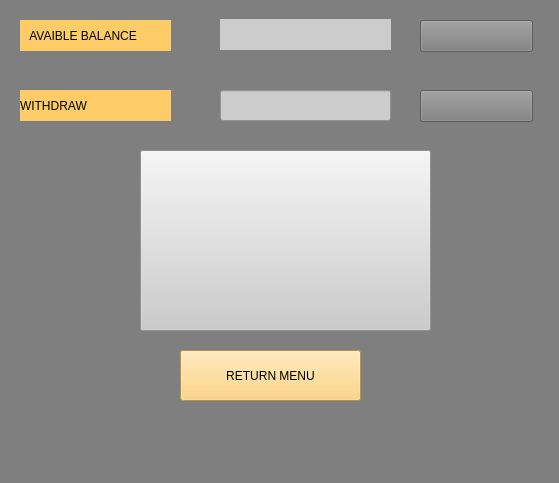
<?xml version="1.0" encoding="UTF-8"?>
<ui version="4.0">
 <class>withdrawScreen</class>
 <widget class="QMainWindow" name="withdrawScreen">
  <property name="geometry">
   <rect>
    <x>0</x>
    <y>0</y>
    <width>559</width>
    <height>483</height>
   </rect>
  </property>
  <property name="windowTitle">
   <string>withdraw</string>
  </property>
  <property name="styleSheet">
   <string notr="true">background-color: rgb(127, 127, 127);</string>
  </property>
  <widget class="QWidget" name="centralwidget">
   <widget class="QPushButton" name="return3_button">
    <property name="geometry">
     <rect>
      <x>180</x>
      <y>350</y>
      <width>181</width>
      <height>51</height>
     </rect>
    </property>
    <property name="styleSheet">
     <string notr="true">background-color: rgb(254, 204, 102);</string>
    </property>
    <property name="text">
     <string>RETURN MENU</string>
    </property>
    <property name="icon">
     <iconset>
      <normaloff>../gümüst/icons/reply.png</normaloff>
      <normalon>../../gümüst/icons/icns/reply.png</normalon>../gümüst/icons/reply.png</iconset>
    </property>
    <property name="iconSize">
     <size>
      <width>50</width>
      <height>50</height>
     </size>
    </property>
   </widget>
   <widget class="QLabel" name="witdraw_label">
    <property name="geometry">
     <rect>
      <x>20</x>
      <y>90</y>
      <width>151</width>
      <height>31</height>
     </rect>
    </property>
    <property name="styleSheet">
     <string notr="true">background-color: rgb(254, 204, 102);</string>
    </property>
    <property name="text">
     <string>WITHDRAW</string>
    </property>
   </widget>
   <widget class="QPushButton" name="exit_button">
    <property name="geometry">
     <rect>
      <x>420</x>
      <y>20</y>
      <width>113</width>
      <height>32</height>
     </rect>
    </property>
    <property name="styleSheet">
     <string notr="true">background-color: rgb(127, 127, 127);</string>
    </property>
    <property name="text">
     <string/>
    </property>
    <property name="icon">
     <iconset>
      <normaloff>../../gümüst/icons/icns/Küçük indir (4) .png</normaloff>../../gümüst/icons/icns/Küçük indir (4) .png</iconset>
    </property>
    <property name="iconSize">
     <size>
      <width>100</width>
      <height>50</height>
     </size>
    </property>
   </widget>
   <widget class="QLineEdit" name="withdraw_edit">
    <property name="geometry">
     <rect>
      <x>220</x>
      <y>90</y>
      <width>171</width>
      <height>31</height>
     </rect>
    </property>
    <property name="styleSheet">
     <string notr="true">background-color: rgb(204, 204, 204);</string>
    </property>
    <property name="text">
     <string/>
    </property>
   </widget>
   <widget class="QLabel" name="avaible_label">
    <property name="geometry">
     <rect>
      <x>20</x>
      <y>20</y>
      <width>151</width>
      <height>31</height>
     </rect>
    </property>
    <property name="styleSheet">
     <string notr="true">font: 14pt &quot;.AppleSystemUIFont&quot;;
background-color: rgb(254, 204, 102);</string>
    </property>
    <property name="text">
     <string>   AVAIBLE BALANCE</string>
    </property>
   </widget>
   <widget class="QPushButton" name="enter_button">
    <property name="geometry">
     <rect>
      <x>420</x>
      <y>90</y>
      <width>113</width>
      <height>32</height>
     </rect>
    </property>
    <property name="text">
     <string/>
    </property>
    <property name="icon">
     <iconset>
      <normaloff>../gümüst/icons/Küçük images (1) .png</normaloff>
      <normalon>../../gümüst/icons/icns/Küçük images (1) .png</normalon>../gümüst/icons/Küçük images (1) .png</iconset>
    </property>
    <property name="iconSize">
     <size>
      <width>100</width>
      <height>70</height>
     </size>
    </property>
   </widget>
   <widget class="QLabel" name="balance3_label">
    <property name="geometry">
     <rect>
      <x>220</x>
      <y>19</y>
      <width>171</width>
      <height>31</height>
     </rect>
    </property>
    <property name="styleSheet">
     <string notr="true">background-color: rgb(204, 204, 204);</string>
    </property>
    <property name="text">
     <string/>
    </property>
   </widget>
   <widget class="QPushButton" name="messsage2_button">
    <property name="geometry">
     <rect>
      <x>140</x>
      <y>150</y>
      <width>291</width>
      <height>181</height>
     </rect>
    </property>
    <property name="styleSheet">
     <string notr="true">background-color: rgb(204, 204, 204);</string>
    </property>
    <property name="text">
     <string/>
    </property>
    <property name="icon">
     <iconset>
      <normaloff>../../gümüst/icons/icns/atm-machine.png</normaloff>../../gümüst/icons/icns/atm-machine.png</iconset>
    </property>
    <property name="iconSize">
     <size>
      <width>50</width>
      <height>50</height>
     </size>
    </property>
   </widget>
  </widget>
  <widget class="QMenuBar" name="menubar">
   <property name="geometry">
    <rect>
     <x>0</x>
     <y>0</y>
     <width>559</width>
     <height>24</height>
    </rect>
   </property>
  </widget>
  <widget class="QStatusBar" name="statusbar"/>
 </widget>
 <resources/>
 <connections/>
</ui>
